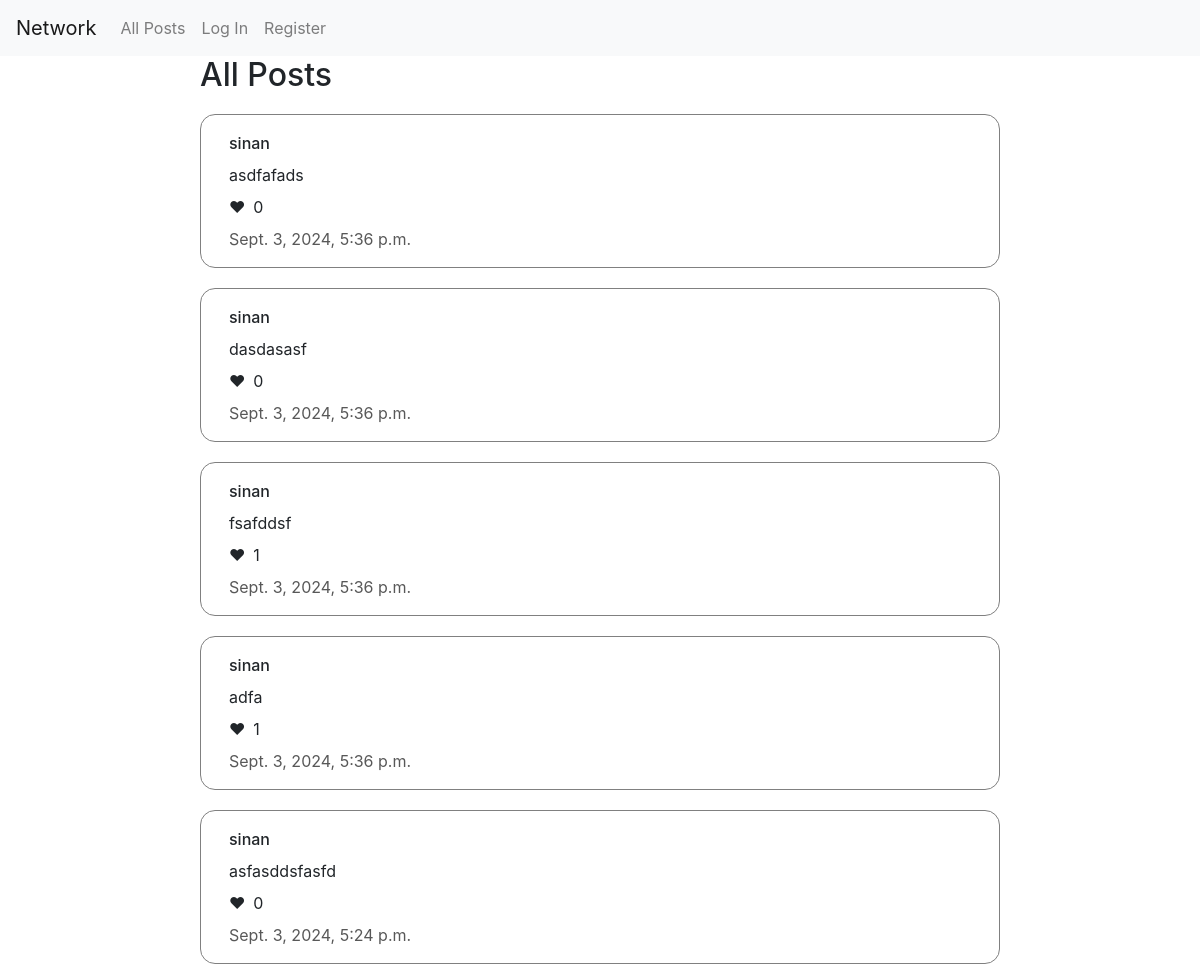
Before: / (upper part) with the older database file.
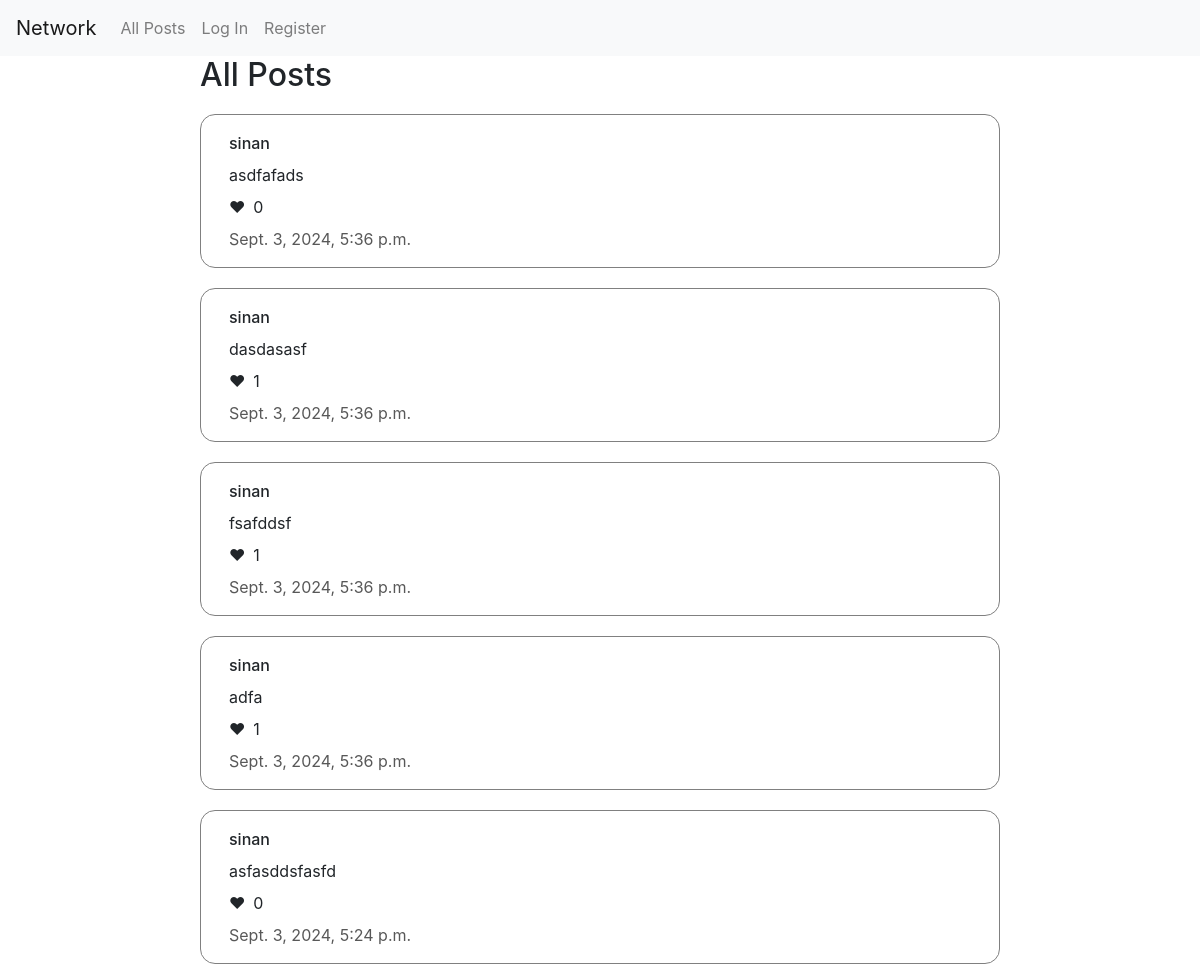
After: the same page with the newer database file.
### network/models.py (models this page shows)
class Post(models.Model):
    content = models.CharField(max_length=256)
    like = models.PositiveIntegerField(default=0)
    owner = models.ForeignKey(User, related_name="owner", on_delete=models.CASCADE)
    time = models.DateTimeField(auto_now_add=True)

class User(AbstractUser):
    pass

### network/views.py (the view)
# urls.py: path("", views.index, name="index"),
def index(request):
    if request.method == "POST":
        user = User.objects.get(pk=request.user.id)
        content = request.POST["content"]
        post = Post.objects.create(content=content, owner=user)
        post.save()
        return HttpResponseRedirect(reverse("index"))
    posts = Post.objects.all().order_by("-time")
    paginator = Paginator(posts,10)
    page_num = request.GET.get('page')
    page_obj = paginator.get_page(page_num)
    return render(request, "network/index.html", {'page_obj': page_obj})

### network/templates/network/index.html (shortened to what this page needs)
{% extends "network/layout.html" %}
{% block body %}
    <main>
        <h2>All Posts</h2>
        {% for item in page_obj %}
        <div class="post">
        <p class="username">{{ item.owner.username }}</p>
        <p id="content">{{ item.content }}</p>
        {% if request.user.is_authenticated %}
        <p><button data-id={{item.id}} class="like-btn" id="like-btn">&#x2764;</button><span class="like-num">{{item.like}}</span></p>
        {% else %}
        <p>&#x2764;<span class="like-num">{{item.like}}</span></p>
        {% endif %}
        <p class="time">{{ item.time }}</p>
        </div>
        {% endfor %}
    </main>
{% endblock %}

Changed rows visible on the page:
changed Post "dasdasasf": like "0" → "1"
